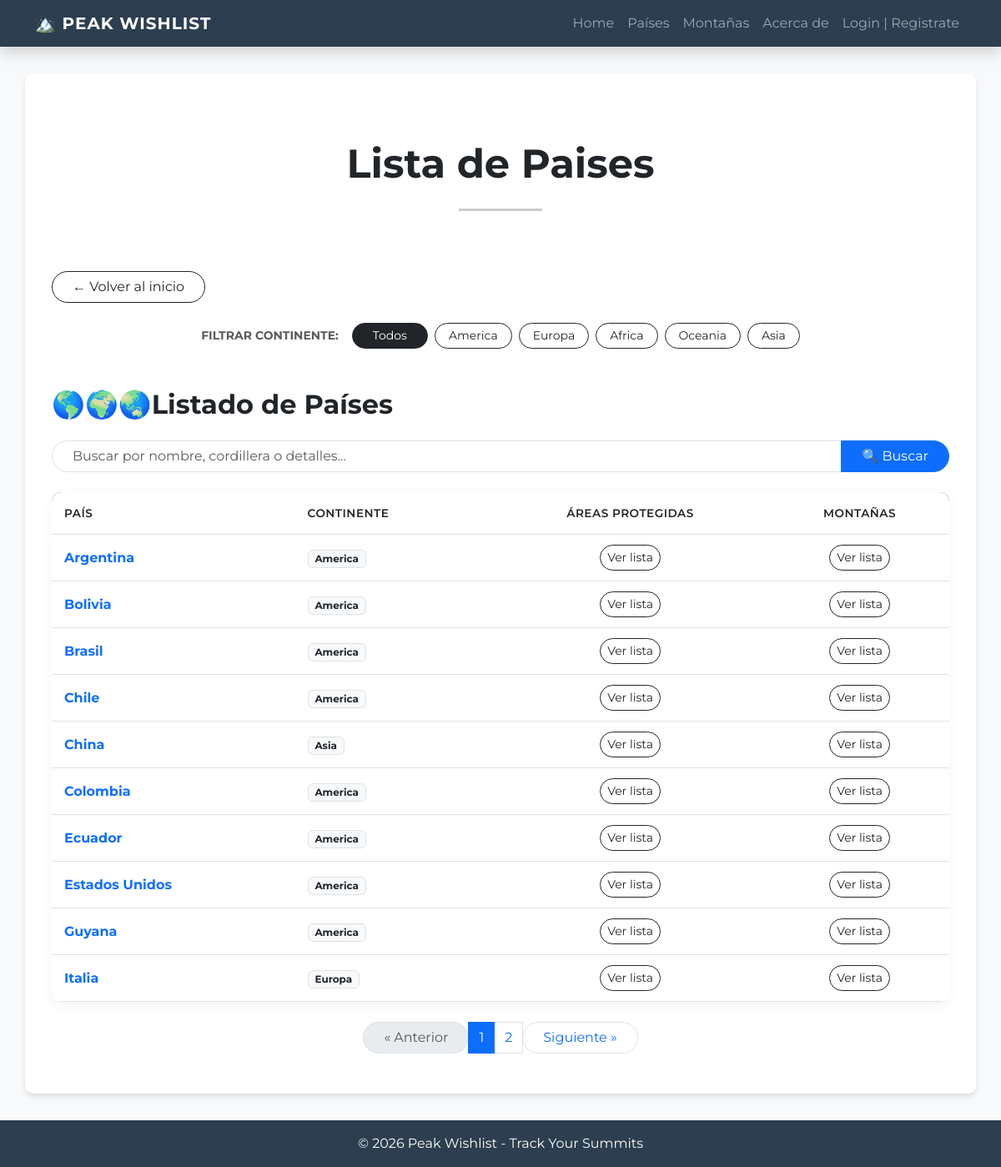
Page /paises/ on the earlier database version.
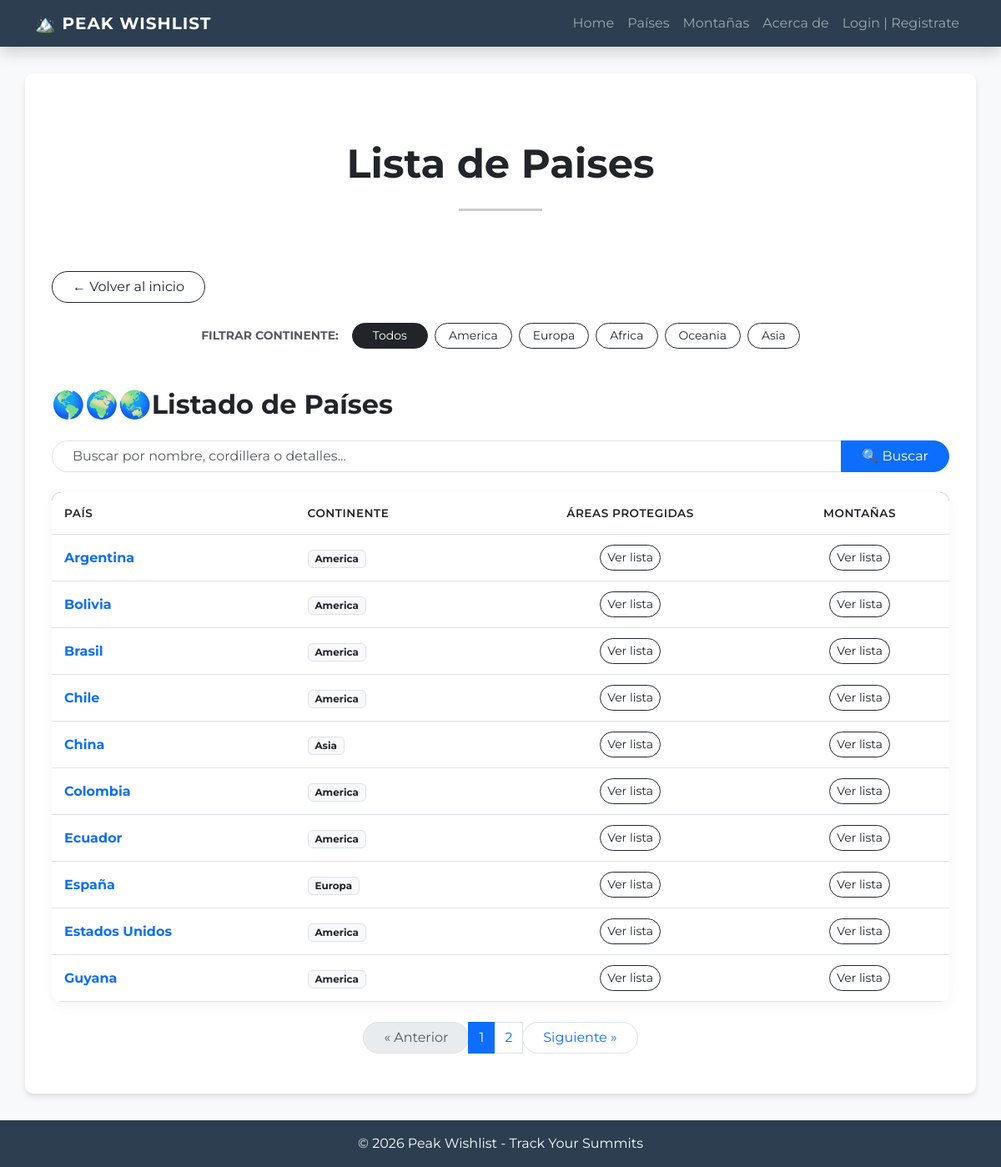
Same page on the later database version.
### peak_wishlist/models.py (models this page shows, shortened)
class Pais(models.Model):
    class Continente(models.TextChoices):
        AMERICA = 'America'
        EUROPA = 'Europa'
        AFRICA = 'Africa'
        OCEANIA = 'Oceania'
        ASIA = 'Asia'
    nombre = models.CharField(max_length= 50)
    continente = models.CharField(max_length=20, choices=Continente.choices, null=False)
    class Meta:
        verbose_name="Pais"
        verbose_name_plural="Paises"

### peak_wishlist/views/pais.py (the view)
# urls.py: path("paises/", pais.PaisList.as_view(), name="paises"),
@method_decorator(login_not_required, name='dispatch')
class PaisList(ListView):
    model = Pais
    template_name = "peak_wishlist/paises.html"
    context_object_name = "paises"
    paginate_by = 10
    def get_queryset(self) -> QuerySet[Any]:
        continente = self.kwargs.get("continente")
        if continente:
            queryset = Pais.objects.filter(continente=continente)
        else:
            queryset = Pais.objects.all()
        query = self.request.GET.get("q")
        if query:
            queryset = queryset.filter(Q(nombre__icontains=query))
        return queryset.order_by("nombre")
    def get_context_data(self, **kwargs):
        context = super().get_context_data(**kwargs)
        context["continentes"] = Pais.Continente.choices
        context["continente_actual"] = self.kwargs.get("continente")
        context["url_volver"] = reverse_lazy("peak_wishlist:index")
        context["volver_label"] = "Volver al inicio"
        return context

### peak_wishlist/templates/peak_wishlist/paises.html (shortened to what this page needs)
{% extends 'peak_wishlist/base.html' %}
{% block contenido %}
<div class="text-center py-5">
    <h3 class="display-5 fw-bold text-dark">Lista de Paises</h3>
    <hr class="my-4 mx-auto" style="width: 100px; border-top: 3px solid #2c3e50;">
</div>
<div class="d-flex flex-column flex-md-row align-items-start justify-content-between gap-3 mb-4">
    <a href="{{ url_volver }}" class="btn btn-outline-dark rounded-pill px-4">
        ← {{ volver_label }}
    </a>
</div>
<div class="container mb-5">
    <div class="d-flex flex-column flex-md-row align-items-center justify-content-center gap-3">
        <span class="text-muted fw-bold text-uppercase small"> Filtrar continente:</span>
        <div class="d-flex flex-wrap justify-content-center gap-2">
            <a href="{% url 'peak_wishlist:paises' %}"
               class="btn btn-sm {% if not continente_actual %}btn-dark{% else %}btn-outline-dark{% endif %} rounded-pill px-4">
               Todos
            </a>
            {% for valor, etiqueta in continentes %}
                <a href="{% url 'peak_wishlist:paises_por_continente' valor %}"
                   class="btn btn-sm {% if continente_actual == valor %}btn-dark{% else %}btn-outline-dark{% endif %} rounded-pill px-3">
                    {{ etiqueta }}
                </a>
            {% endfor %}
        </div>
    </div>
</div>
<h2 class="mb-4 text-dark fw-bold">🌎🌍🌏Listado de Países</h2>
{% include 'peak_wishlist/componentes/search_bar.html' %}
<div class="table-container-custom table-responsive">
    <table class="table table-custom mb-0">
        <thead>
            <tr>
                <th>País</th>
                <th>Continente</th>
                <th class="text-center">Áreas Protegidas</th>
                <th class="text-center">Montañas</th>
            </tr>
        </thead>
        <tbody>
            {% for pais in paises %}
            <tr>
                <td class="fw-bold text-primary">{{ pais.nombre }}</td>
                <td>
                    <span class="badge bg-light text-dark border">
                        {{ pais.continente }}
                    </span>
                </td>
                <td class="text-center">
                    <a href="{% url 'peak_wishlist:parques_por_pais' pais.id %}" class="btn btn-sm btn-outline-dark rounded-pill">Ver lista</a>
                </td>
                <td class="text-center">
                    <a href="{% url 'peak_wishlist:montanas_por_pais' pais.id %}" class="btn btn-sm btn-outline-dark rounded-pill">Ver lista</a>
                </td>
            </tr>
            {% empty %}
            <tr>
                <td colspan="5" class="text-center py-4 text-muted">
                    No hay países registrados todavía.
                </td>
            </tr>
            {% endfor %}
        </tbody>
    </table>
</div>
{% include 'peak_wishlist/componentes/paginacion.html' %}
{% endblock contenido %}

Differences in the rows shown:
no longer on this page (row unchanged): Pais: nombre "Italia", continente "Europa"
added Pais: nombre "España", continente "Europa"
